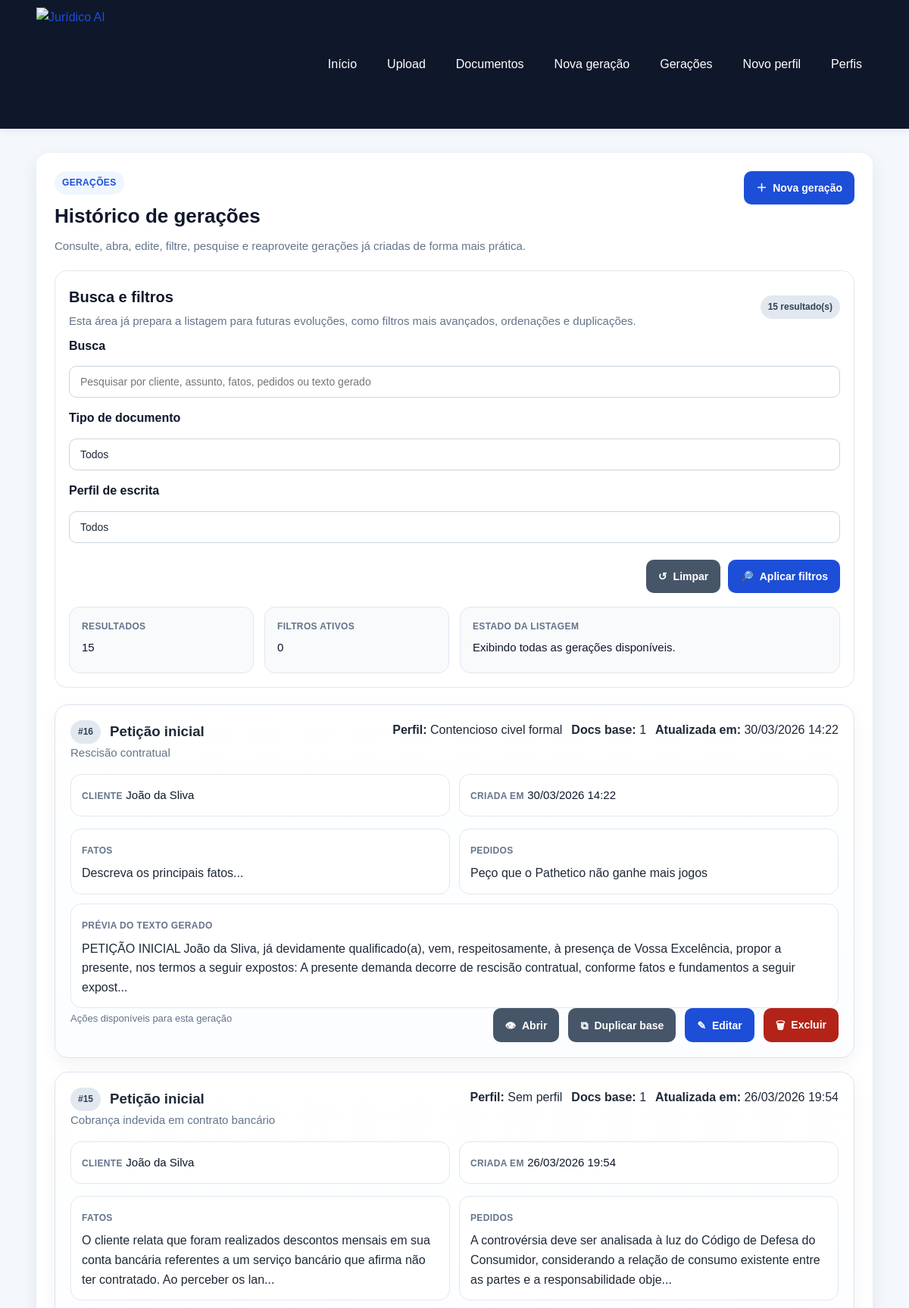
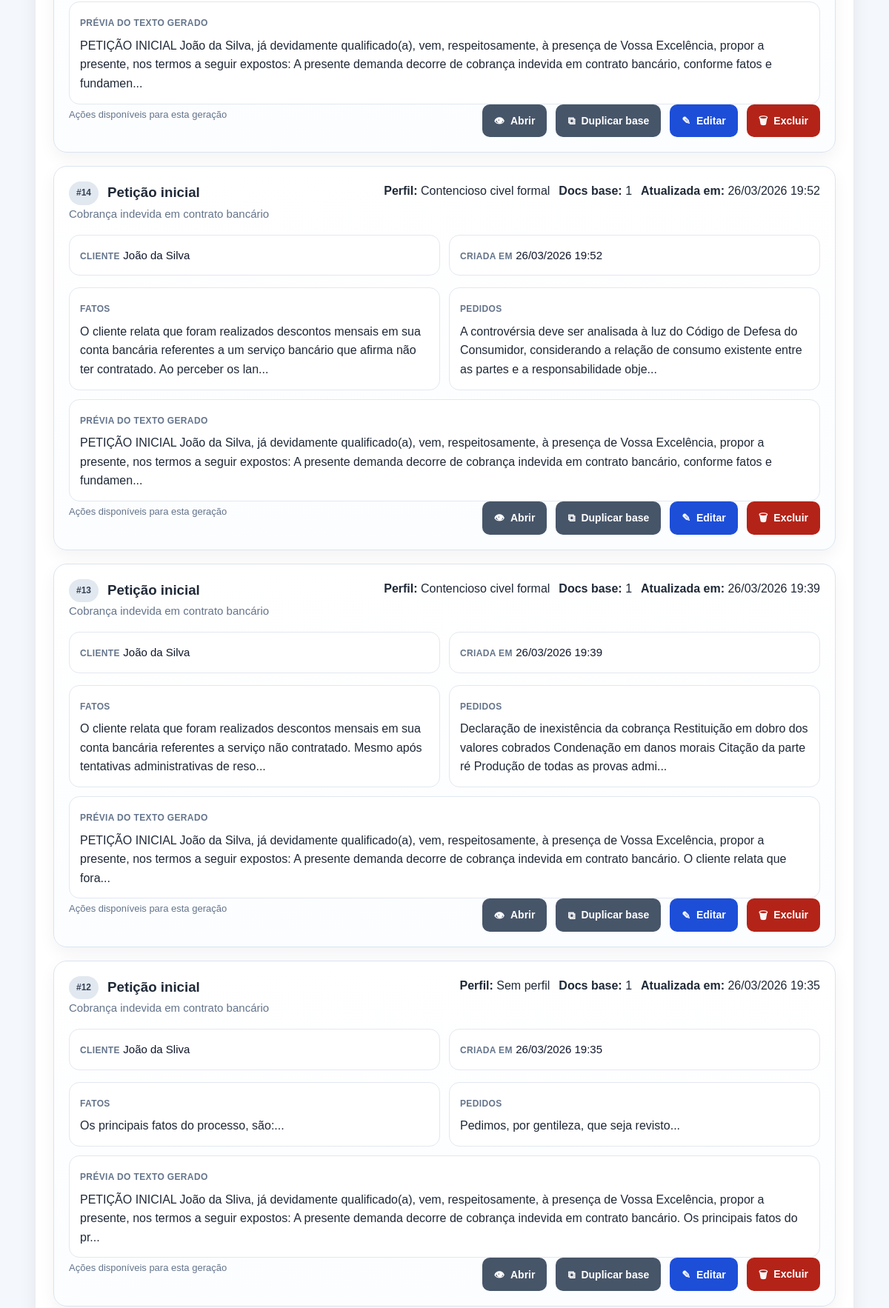
Screenshot of /generations/ (upper part) with the database file from the repository (2 pictures, top to bottom).
### app/models/generation.py (models this page shows)
class Generation(Base):
    __tablename__ = "generations"
    id = Column(Integer, primary_key=True, index=True)
    client_name = Column(String(255), nullable=False)
    document_type = Column(String(255), nullable=False)
    case_subject = Column(String(255), nullable=False)
    facts = Column(Text, nullable=False)
    requests = Column(Text, nullable=False)
    legal_basis = Column(Text, nullable=True)
    context_used = Column(Text, nullable=False)
    generated_text = Column(Text, nullable=False)
    source_document_ids = Column(Text, nullable=True)
    writing_profile_id = Column(
        Integer,
        ForeignKey("writing_profiles.id"),
        nullable=True,
    )
    created_at = Column(
        DateTime,
        default=agora_brasil,
        nullable=False,
    )
    updated_at = Column(
        DateTime,
        default=agora_brasil,
        nullable=False,
    )
    writing_profile = relationship("WritingProfile")

### app/models/writing_profile.py (models this page shows)
class WritingProfile(Base):
    __tablename__ = "writing_profiles"
    id = Column(Integer, primary_key=True, index=True)
    profile_name = Column(String(150), nullable=False)
    lawyer_name = Column(String(150), nullable=True)
    office_name = Column(String(200), nullable=True)
    tone = Column(String(100), nullable=False, default="Formal")
    qualification_style = Column(
        Text,
        nullable=True,
        default="já qualificado(a) nos autos ou a ser devidamente qualificado(a)",
    )
    opening_phrase = Column(
        Text,
        nullable=True,
        default="vem, com o devido respeito, à presença de Vossa Excelência, apresentar a presente:",
    )
    closing_phrase = Column(
        Text,
        nullable=True,
        default="Termos em que,\nPede deferimento.",
    )
    request_intro = Column(
        Text,
        nullable=True,
        default="Diante do exposto, requer:",
    )
    legal_style_notes = Column(
        Text,
        nullable=True,
        default="Utilizar linguagem jurídica formal, objetiva e técnica.",
    )
    recurring_expressions = Column(
        Text,
        nullable=True,
        default="data venia; conforme entendimento jurisprudencial; nos termos da legislação aplicável",
    )
    is_active = Column(Boolean, default=False, nullable=False)
    created_at = Column(DateTime(timezone=True), server_default=func.now())

### app/routers/generations.py (the view)
@router.get("/")
def generations_list(request: Request, db: Session = Depends(get_db)):
    search_term = str(request.query_params.get("search", "")).strip()
    document_type = str(request.query_params.get("document_type", "")).strip()
    writing_profile_id, sem_perfil, writing_profile_value = _parse_writing_profile_filter(
        request.query_params.get("writing_profile_id")
    )
    geracoes = listar_geracoes(
        db,
        search_term=search_term,
        document_type=document_type,
        writing_profile_id=writing_profile_id,
        sem_perfil=sem_perfil,
    )
    geracoes_view = [_montar_item_lista_geracao(geracao) for geracao in geracoes]
    perfis = listar_perfis(db)
    filtros = {
        "search": search_term,
        "document_type": document_type,
        "writing_profile_id": writing_profile_value,
    }
    total_filtros_ativos = sum(
        1
        for valor in [
            filtros["search"],
            filtros["document_type"],
            filtros["writing_profile_id"],
        ]
        if valor
    )
    return templates.TemplateResponse(
        "generations_list.html",
        {
            "request": request,
            "title": "Histórico de gerações",
            "geracoes": geracoes_view,
            "perfis": perfis,
            "tipos_de_documento": TIPOS_DE_DOCUMENTO,
            "filtros": filtros,
            "total_resultados": len(geracoes_view),
            "total_filtros_ativos": total_filtros_ativos,
            "sucesso": request.query_params.get("sucesso"),
            "erro": request.query_params.get("erro"),
        },
    )

### app/templates/generations_list.html (shortened to what this page needs)
{% extends "base.html" %}
{% block content %}
<section class="card">
    <div class="cabecalho-pagina">
        <div>
            <span class="etiqueta-secao">Gerações</span>
            <h2>Histórico de gerações</h2>
            <p class="texto-suave">
                Consulte, abra, edite, filtre, pesquise e reaproveite gerações já criadas de forma mais prática.
            </p>
        </div>
        <div class="acoes-topo">
            <a class="botao" href="/generations/create">
                <span class="icone-botao" aria-hidden="true">＋</span>
                Nova geração
            </a>
        </div>
    </div>
    <section class="bloco-informativo">
        <div class="bloco-informativo-topo">
            <div>
                <h3>Busca e filtros</h3>
                <p class="texto-suave">
                    Esta área já prepara a listagem para futuras evoluções, como filtros mais avançados, ordenações e duplicações.
                </p>
            </div>
            <span class="badge badge-neutro">
                {{ total_resultados }} resultado(s)
            </span>
        </div>
        <form method="get" action="/generations" class="formulario-geracao">
            <label for="search">Busca</label>
            <input
                type="text"
                id="search"
                name="search"
                value="{{ filtros.search }}"
                placeholder="Pesquisar por cliente, assunto, fatos, pedidos ou texto gerado"
            >
            <label for="document_type">Tipo de documento</label>
            <select id="document_type" name="document_type">
                <option value="">Todos</option>
            </select>
            <label for="writing_profile_id">Perfil de escrita</label>
            <select id="writing_profile_id" name="writing_profile_id">
                <option value="">Todos</option>
            </select>
            <div class="acoes-formulario-geracao">
                <a class="botao botao-secundario" href="/generations">
                    <span class="icone-botao" aria-hidden="true">↺</span>
                    Limpar
                </a>
                <button type="submit" class="botao">
                    <span class="icone-botao" aria-hidden="true">🔎</span>
                    Aplicar filtros
                </button>
            </div>
        </form>
        <div class="painel-resumo-geracao" style="margin-top: 18px; margin-bottom: 0;">
            <div class="info-box">
                <span class="info-label">Resultados</span>
                <span class="info-value">{{ total_resultados }}</span>
            </div>
            <div class="info-box">
                <span class="info-label">Filtros ativos</span>
                <span class="info-value">{{ total_filtros_ativos }}</span>
            </div>
            <div class="info-box info-box-largo">
                <span class="info-label">Estado da listagem</span>
                <span class="info-value">
                    {% if total_filtros_ativos > 0 %}
                        A listagem está filtrada no momento.
                    {% else %}
                        Exibindo todas as gerações disponíveis.
                    {% endif %}
                </span>
            </div>
        </div>
    </section>
    {% if geracoes %}
        <div class="lista-geracoes-cards">
            {% for geracao in geracoes %}
                <article class="geracao-card">
                    <div class="geracao-card-topo">
                        <div class="geracao-identificacao">
                            <div class="geracao-titulo-linha">
                                <span class="badge badge-neutro">#{{ geracao.id }}</span>
                                <h3>{{ geracao.document_type }}</h3>
                            </div>
                            <p class="texto-suave">{{ geracao.case_subject }}</p>
                        </div>
                        <div class="geracao-meta">
                            <span><strong>Perfil:</strong> {{ geracao.writing_profile_name }}</span>
                            <span><strong>Docs base:</strong> {{ geracao.document_count }}</span>
                            <span>
                                <strong>Atualizada em:</strong>
                                {{ geracao.updated_at.strftime("%d/%m/%Y %H:%M") if geracao.updated_at else "-" }}
                            </span>
                        </div>
                    </div>
                    <div class="geracao-card-grid">
                        <div class="geracao-info">
                            <span class="info-label">Cliente</span>
                            <span class="info-value">{{ geracao.client_name }}</span>
                        </div>
                        <div class="geracao-info">
                            <span class="info-label">Criada em</span>
                            <span class="info-value">
                                {{ geracao.created_at.strftime("%d/%m/%Y %H:%M") if geracao.created_at else "-" }}
                            </span>
                        </div>
                    </div>
                    <div class="geracao-resumos">
                        <div class="geracao-resumo-box">
                            <span class="info-label">Fatos</span>
                            <p>{{ geracao.facts_preview }}</p>
                        </div>
                        <div class="geracao-resumo-box">
                            <span class="info-label">Pedidos</span>
                            <p>{{ geracao.requests_preview }}</p>
                        </div>
                        <div class="geracao-resumo-box geracao-resumo-box-largo">
                            <span class="info-label">Prévia do texto gerado</span>
                            <p>{{ geracao.generated_text_preview }}</p>
                        </div>
                    </div>
                    <div class="geracao-card-rodape">
                        <div class="geracao-status-visual">
                            <span class="texto-pequeno">Ações disponíveis para esta geração</span>
                        </div>
                        <div class="geracao-card-acoes">
                            <a class="botao botao-secundario" href="/generations/{{ geracao.id }}">
                                <span class="icone-botao" aria-hidden="true">👁</span>
                                Abrir
                            </a>
                            <a class="botao botao-secundario" href="/generations/create?duplicate_from={{ geracao.id }}">
                                <span class="icone-botao" aria-hidden="true">⧉</span>
                                Duplicar base
                            </a>
                            <a class="botao" href="/generations/{{ geracao.id }}/edit">
                                <span class="icone-botao" aria-hidden="true">✎</span>
                                Editar
                            </a>
                            <form
                                action="/generations/{{ geracao.id }}/delete"
                                method="post"
                                data-confirm-action
                                data-loading-form
                                data-loading-message="Excluindo geração..."
                                data-loading-button-text="Excluindo..."
                                data-confirm-title="Excluir geração"
                                data-confirm-message="Deseja realmente excluir esta geração? Esta ação não poderá ser desfeita."
                                data-confirm-submit-label="Excluir geração"
                                data-confirm-submit-icon='<span class="icone-botao" aria-hidden="true">🗑</span>'
                            >
                                <button type="submit" class="botao-perigo">
                                    <span class="icone-botao" aria-hidden="true">🗑</span>
                                    Excluir
                                </button>
                            </form>
                        </div>
                    </div>
                </article>
            {% endfor %}
        </div>
    {% endif %}
</section>
{% endblock %}

### rows the page displays
Generation: id "16", document_type "Petição inicial", case_subject "Rescisão contratual", writing_profile_name "Contencioso civel formal", document_count "1", updated_at "30/03/2026 14:22", client_name "João da Sliva", created_at "30/03/2026 14:22", facts_preview "Descreva os principais fatos...", requests_preview "Peço que o Pathetico não ganhe mais jogos", generated_text_preview "PETIÇÃO INICIAL João da Sliva, já devidamente qualificado(a), vem, respeitosamente, à presença de Vossa Excelência, propor a presente, nos termos a seguir expostos: A presente demanda decorre de rescisão contratual, conforme fatos e fundamentos a seguir expost..."
Generation: id "15", document_type "Petição inicial", case_subject "Cobrança indevida em contrato bancário", writing_profile_name "Sem perfil", document_count "1", updated_at "26/03/2026 19:54", client_name "João da Silva", created_at "26/03/2026 19:54", facts_preview "O cliente relata que foram realizados descontos mensais em sua conta bancária referentes a um serviço bancário que afirma não ter contratado. Ao perceber os lan...", requests_preview "A controvérsia deve ser analisada à luz do Código de Defesa do Consumidor, considerando a relação de consumo existente entre as partes e a responsabilidade obje...", generated_text_preview "PETIÇÃO INICIAL João da Silva, já devidamente qualificado(a), vem, respeitosamente, à presença de Vossa Excelência, propor a presente, nos termos a seguir expostos: A presente demanda decorre de cobrança indevida em contrato bancário, conforme fatos e fundamen..."
Generation: document_type "Petição inicial", case_subject "Cobrança indevida em contrato bancário", updated_at "26/03/2026 19:52", client_name "João da Silva", created_at "26/03/2026 19:52"
WritingProfile: writing_profile_name "Contencioso civel formal" "Contencioso civel formal"
Generation: document_type "Petição inicial", case_subject "Cobrança indevida em contrato bancário", updated_at "26/03/2026 19:39", client_name "João da Silva", created_at "26/03/2026 19:39"
Generation: id "12", document_type "Petição inicial", case_subject "Cobrança indevida em contrato bancário", writing_profile_name "Sem perfil", document_count "1", updated_at "26/03/2026 19:35", client_name "João da Sliva", created_at "26/03/2026 19:35", facts_preview "Os principais fatos do processo, são:...", requests_preview "Pedimos, por gentileza, que seja revisto...", generated_text_preview "PETIÇÃO INICIAL João da Sliva, já devidamente qualificado(a), vem, respeitosamente, à presença de Vossa Excelência, propor a presente, nos termos a seguir expostos: A presente demanda decorre de cobrança indevida em contrato bancário. Os principais fatos do pr..."

### other values shown
{{ total_resultados }} "15"
{{ total_filtros_ativos }} "0"
{{ geracao.id }} "14" "13"
{{ geracao.document_count }} "1" "1"
{{ geracao.facts_preview }} "O cliente relata que foram realizados descontos mensais em sua conta bancária referentes a um serviço bancário que afirma não ter contratado. Ao perceber os lan..." "O cliente relata que foram realizados descontos mensais em sua conta bancária referentes a serviço não contratado. Mesmo após tentativas administrativas de reso..."
{{ geracao.requests_preview }} "A controvérsia deve ser analisada à luz do Código de Defesa do Consumidor, considerando a relação de consumo existente entre as partes e a responsabilidade obje..." "Declaração de inexistência da cobrança Restituição em dobro dos valores cobrados Condenação em danos morais Citação da parte ré Produção de todas as provas admi..."
